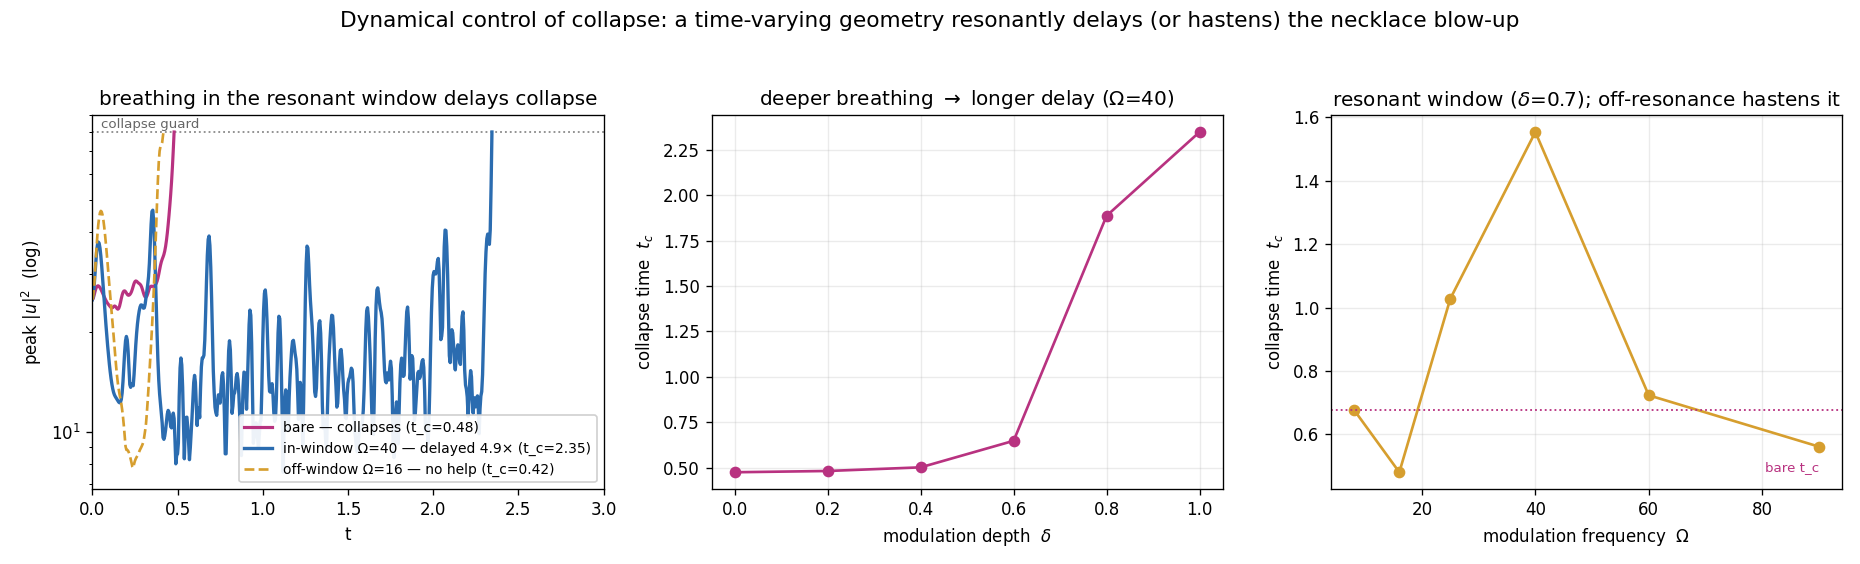

This figure's Python source:
"""
Frontier prototype 6: dynamical stabilization of collapse (geometry vs nonlinearity).

The focusing belly ring above the mass-critical threshold self-traps and then
suffers the necklace (azimuthal) collapse (gallery 08-10). Here we fight it with a
TIME-VARYING deformation: breathe the belly, which modulates the effective coupling
g_eff ~ 1/A^2(t). With the MEAN coupling unchanged, g(t) = g0(1 + delta cos Omega t),
this is "nonlinearity management" (Feshbach-resonance management; Saito-Ueda 2003,
Abdullaev, Malomed): the rapid drive, felt through the soliton's breathing, adds an
effective stabilizing term that can arrest 2-D mass-critical collapse.

Solved directly on the 2-D lumpy-torus solver, reusing its prefactorized
Crank-Nicolson linear operator (coupling-independent) with a per-step, time-dependent
sigma(t). We measure the truth -- peak |u|^2(t) for the bare vs managed ring, and the
collapse time across modulation depth delta and frequency Omega -- so the figure
reports whatever actually happens (arrest, delay, or a resonant window), not a story.
"""
import numpy as np
import scipy.sparse as sp
from scipy.sparse.linalg import splu

OUT = "/home/thorax/nls_lumpy_torus"
PINK, BLUE, GOLD, GREY = "#b83280", "#2b6cb0", "#d69e2e", "0.55"
PK_CAP = 80.0                    # collapse-onset guard (as in threshold_scan.py)
PICARD_GUARD = 59                # near-non-convergence => collapsing


def managed_stepper(grid, dt, p=2, tol=1e-11, pmax=60):
    """Crank-Nicolson step; linear operator prefactorized once (it is
    coupling-independent), nonlinear coupling sigma supplied per step so it may
    vary in time."""
    K, Mdiag = grid["K"], grid["Mdiag"]
    iM = sp.diags(1j * Mdiag)
    lu = splu((iM - 0.5 * dt * K).tocsc())
    rhs = (iM + 0.5 * dt * K).tocsr()

    def step(Un, sigma):
        base = rhs @ Un
        W = Un.copy()
        it = 0
        for it in range(1, pmax + 1):
            Uh = 0.5 * (W + Un)
            Wn = lu.solve(base + sigma * dt * (Mdiag * (np.abs(Uh) ** p * Uh)))
            if np.linalg.norm(Wn - W) / (np.linalg.norm(Wn) + 1e-300) < tol:
                W = Wn
                break
            W = Wn
        return W, it

    return step


def run(grid, step, dt, amp, delta, Omega, Tmax, seed, rec_every=5):
    """Evolve the seeded focusing ring with sigma(t) = -(1 + delta cos Omega t).
    Returns (times, peaks, t_collapse-or-None, mass0)."""
    from nls_lumpy_torus import beam_along_geodesic, mass
    Nx, Nth, Mdiag = grid["Nx"], grid["Nth"], grid["Mdiag"]
    U = beam_along_geodesic(grid, xc=0.0, amp=amp, wx=0.30, k=6).reshape(Nx, Nth)
    U = (U * (1.0 + seed)).ravel()
    m0 = mass(U, Mdiag)
    nsteps = int(round(Tmax / dt))
    ts, pks = [0.0], [float(np.max(np.abs(U) ** 2))]
    tc = None
    for n in range(1, nsteps + 1):
        tmid = (n - 0.5) * dt
        sigma = -(1.0 + delta * np.cos(Omega * tmid))     # focusing, mean sigma = -1
        U, it = step(U, sigma)
        pk = float(np.max(np.abs(U) ** 2))
        if n % rec_every == 0:
            ts.append(n * dt); pks.append(min(pk, PK_CAP))
        if (not np.isfinite(pk)) or pk > PK_CAP or it >= PICARD_GUARD:
            tc = n * dt
            ts.append(tc); pks.append(PK_CAP)
            break
    return np.array(ts), np.array(pks), tc, m0


def seed_of(grid):
    th = grid["th"]
    return 1e-4 * (np.cos(5 * th) + np.cos(7 * th) + np.cos(9 * th))   # fixed necklace seed


if __name__ == "__main__":
    import matplotlib
    matplotlib.use("Agg")
    import matplotlib.pyplot as plt
    from nls_lumpy_torus import build_operators

    dt = 1e-3
    amp = 5.0                     # mass ~83, well above M_c ~ 43: bare collapses fast (t_c~0.5)
    Om_in, Om_off = 40.0, 16.0    # in-window vs off-window drive frequency
    Tmax = 4.0

    # ---- hero time series: bare vs in-window vs off-window ----
    grid_h = build_operators(Nx=160, Nth=128)
    seed_h = seed_of(grid_h)
    step_h = managed_stepper(grid_h, dt)
    print("hero (amp=5.0):", flush=True)
    t0, p0, tc0, m0 = run(grid_h, step_h, dt, amp, 0.0, Om_in, Tmax, seed_h)
    print(f"  bare (delta=0):         mass={m0:.1f}  t_c={tc0}", flush=True)
    tI, pI, tcI, _ = run(grid_h, step_h, dt, amp, 1.0, Om_in, Tmax, seed_h)
    print(f"  in-window  (d=1,Om=40): t_c={tcI}", flush=True)
    tF, pF, tcF, _ = run(grid_h, step_h, dt, amp, 1.0, Om_off, Tmax, seed_h)
    print(f"  off-window (d=1,Om=16): t_c={tcF}", flush=True)

    # ---- depth + frequency scans (fast grid) ----
    grid_s = build_operators(Nx=128, Nth=96)
    seed_s = seed_of(grid_s)
    step_s = managed_stepper(grid_s, dt)

    deltas = [0.0, 0.2, 0.4, 0.6, 0.8, 1.0]
    tc_delta = []
    print("depth scan (amp=5.0, Om=40):", flush=True)
    for d in deltas:
        _, _, tc, _ = run(grid_s, step_s, dt, amp, d, Om_in, Tmax, seed_s)
        tc_delta.append(tc if tc else Tmax)
        print(f"  delta={d:.1f}  t_c={tc_delta[-1]:.2f}", flush=True)

    Omegas = [8.0, 16.0, 25.0, 40.0, 60.0, 90.0]
    tc_omega = []
    print("frequency probe (amp=5.0, delta=0.7):", flush=True)
    for om in Omegas:
        _, _, tc, _ = run(grid_s, step_s, dt, amp, 0.7, om, Tmax, seed_s)
        tc_omega.append(tc if tc else Tmax)
        print(f"  Om={om:4.0f}  t_c={tc_omega[-1]:.2f}", flush=True)

    # ------------------------------------------------------------------- figure
    fig, ax = plt.subplots(1, 3, figsize=(15.5, 4.7))

    axA = ax[0]
    axA.axhline(PK_CAP, color=GREY, ls=":", lw=1.1)
    axA.text(0.05, PK_CAP * 1.03, "collapse guard", fontsize=8, color="0.4")
    axA.semilogy(t0, p0, color=PINK, lw=1.9, label=f"bare — collapses (t_c={tc0:.2f})")
    axA.semilogy(tI, pI, color=BLUE, lw=2.0, label=f"in-window Ω=40 — delayed {tcI/tc0:.1f}× (t_c={tcI:.2f})")
    axA.semilogy(tF, pF, color=GOLD, lw=1.6, ls="--",
                 label=f"off-window Ω=16 — no help (t_c={tcF:.2f})")
    axA.set_xlabel("t"); axA.set_ylabel(r"peak $|u|^2$  (log)")
    axA.set_xlim(0, 3.0)
    axA.set_title("breathing in the resonant window delays collapse")
    axA.legend(loc="lower right", fontsize=8.3, framealpha=.92)

    axB = ax[1]
    axB.plot(deltas, tc_delta, "-o", color=PINK, ms=6, lw=1.6)
    axB.set_xlabel(r"modulation depth  $\delta$"); axB.set_ylabel(r"collapse time  $t_c$")
    axB.set_title(r"deeper breathing $\to$ longer delay ($\Omega$=40)")
    axB.grid(alpha=0.25)

    axC = ax[2]
    axC.plot(Omegas, tc_omega, "-o", color=GOLD, ms=6, lw=1.6)
    axC.axhline(tc_omega[0] if tc_delta[0] else 0.5, color=PINK, ls=":", lw=1.1)
    axC.text(Omegas[-1], tc_delta[0], "bare t_c", fontsize=8, color=PINK, ha="right", va="bottom")
    axC.set_xlabel(r"modulation frequency  $\Omega$"); axC.set_ylabel(r"collapse time  $t_c$")
    axC.set_title(r"resonant window ($\delta$=0.7); off-resonance hastens it")
    axC.grid(alpha=0.25)

    fig.suptitle("Dynamical control of collapse: a time-varying geometry resonantly delays "
                 "(or hastens) the necklace blow-up", fontsize=13)
    fig.tight_layout(rect=[0, 0, 1, 0.95])
    fig.savefig(f"{OUT}/dynamical_stabilization.png", dpi=120)
    print("wrote dynamical_stabilization.png", flush=True)
